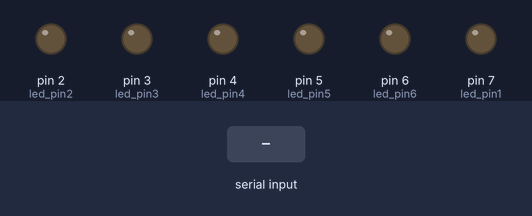
Bench run of a sketch on a simulated Arduino Uno, built with avr-gcc and run on an emulated ATmega328P. On the bench: output pins drawn as LEDs (lit = HIGH). The inputs (shaded band) are chosen by the test bench. What the sketch prints to the serial monitor is not drawn.

Above: at 1.3 s.
1.4 s: "1236\n" received over Serial
At 2.2 s:
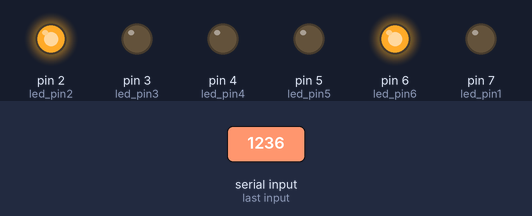
3.9 s: "17\n" received over Serial
At 4.7 s:
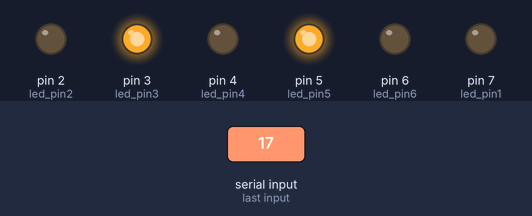
6.4 s: "3\n" received over Serial
At 7.0 s:
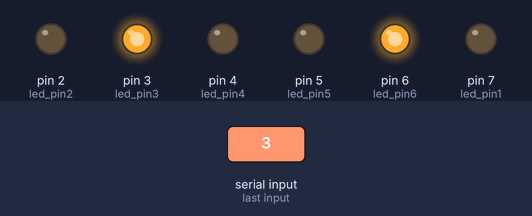
8.9 s: "5\n" received over Serial
At 9.7 s:
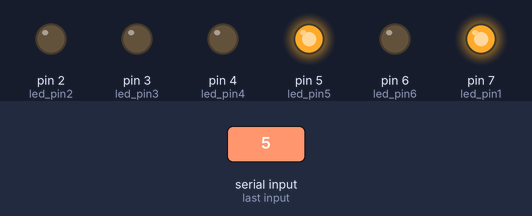
Timing chart, 0 to 11.9 s (numbered marks = the images above; inputs shaded):
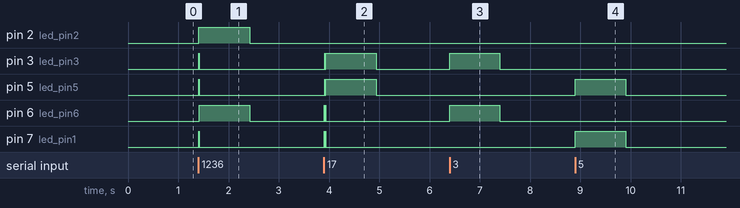

The sketch:

led_cube.ino
```cpp
#define led_pin1 7
#define led_pin2 2
#define led_pin3 3
#define led_pin4 4
#define led_pin5 5
#define led_pin6 6
int var;

void setup() {
  Serial.begin(9600);
  pinMode(led_pin1, OUTPUT);
  pinMode(led_pin2, OUTPUT);
  pinMode(led_pin3, OUTPUT);
  pinMode(led_pin4, OUTPUT);
  pinMode(led_pin5, OUTPUT);
  pinMode(led_pin6, OUTPUT);
  Serial.println("Какие лампочки включить? Напишите номер лампочки или лампочек(в порядке возрастания без пробелов)");
}

void loop() {
  switch (var) {
          case 1236:
            digitalWrite(led_pin1, HIGH);
            digitalWrite(led_pin2, HIGH);
            digitalWrite(led_pin3, HIGH);
            digitalWrite(led_pin4, LOW);
            digitalWrite(led_pin5, HIGH);
            digitalWrite(led_pin6, LOW);
            delay(10);
            digitalWrite(led_pin1, LOW);
            digitalWrite(led_pin2, HIGH);
            digitalWrite(led_pin3, LOW);
            digitalWrite(led_pin4, LOW);
            digitalWrite(led_pin5, LOW);
            digitalWrite(led_pin6, HIGH);
            delay(10);
            break;
        case 17:
          digitalWrite(led_pin1, HIGH);
          digitalWrite(led_pin2, LOW);
          digitalWrite(led_pin3, LOW);
          digitalWrite(led_pin4, LOW);
          digitalWrite(led_pin5, LOW);
          digitalWrite(led_pin6, HIGH);
          delay(10);
          digitalWrite(led_pin1, LOW);
          digitalWrite(led_pin2, LOW);
          digitalWrite(led_pin3, HIGH);
          digitalWrite(led_pin4, LOW);
          digitalWrite(led_pin5, HIGH);
          digitalWrite(led_pin6, LOW);
          delay(10);
          break;
  }
  if (Serial.available() > 0) {
      var = Serial.parseInt();
      switch (var) {
        case 1:
          digitalWrite(led_pin1, HIGH);
          digitalWrite(led_pin2, LOW);
          digitalWrite(led_pin3, LOW);
          digitalWrite(led_pin4, LOW);
          digitalWrite(led_pin5, LOW);
          digitalWrite(led_pin6, HIGH);
          break;
        case 2:
          digitalWrite(led_pin1, LOW);
          digitalWrite(led_pin2, HIGH);
          digitalWrite(led_pin3, LOW);
          digitalWrite(led_pin4, LOW);
          digitalWrite(led_pin5, LOW);
          digitalWrite(led_pin6, HIGH);
          break;
        case 3:
          digitalWrite(led_pin1, LOW);
          digitalWrite(led_pin2, LOW);
          digitalWrite(led_pin3, HIGH);
          digitalWrite(led_pin4, LOW);
          digitalWrite(led_pin5, LOW);
          digitalWrite(led_pin6, HIGH);
          break;
        case 4:
          digitalWrite(led_pin1, LOW);
          digitalWrite(led_pin2, LOW);
          digitalWrite(led_pin3, LOW);
          digitalWrite(led_pin4, HIGH);
          digitalWrite(led_pin5, LOW);
          digitalWrite(led_pin6, HIGH);
          break;
        case 5:
          digitalWrite(led_pin1, HIGH);
          digitalWrite(led_pin2, LOW);
          digitalWrite(led_pin3, LOW);
          digitalWrite(led_pin4, LOW);
          digitalWrite(led_pin5, HIGH);
          digitalWrite(led_pin6, LOW);
          break;
        case 6:
          digitalWrite(led_pin1, LOW);
          digitalWrite(led_pin2, HIGH);
          digitalWrite(led_pin3, LOW);
          digitalWrite(led_pin4, LOW);
          digitalWrite(led_pin5, HIGH);
          digitalWrite(led_pin6, LOW);
          break;
        case 7:
          digitalWrite(led_pin1, LOW);
          digitalWrite(led_pin2, LOW);
          digitalWrite(led_pin3, HIGH);
          digitalWrite(led_pin4, LOW);
          digitalWrite(led_pin5, HIGH);
          digitalWrite(led_pin6, LOW);
          break;
        case 8:
          digitalWrite(led_pin1, LOW);
          digitalWrite(led_pin2, LOW);
          digitalWrite(led_pin3, LOW);
          digitalWrite(led_pin4, HIGH);
          digitalWrite(led_pin5, HIGH);
          digitalWrite(led_pin6, LOW);
          break;
        case 12:
          digitalWrite(led_pin1, HIGH);
          digitalWrite(led_pin2, HIGH);
          digitalWrite(led_pin3, LOW);
          digitalWrite(led_pin4, LOW);
          digitalWrite(led_pin5, LOW);
          digitalWrite(led_pin6, HIGH);
          break;
        case 23:
          digitalWrite(led_pin1, LOW);
          digitalWrite(led_pin2, HIGH);
          digitalWrite(led_pin3, HIGH);
          digitalWrite(led_pin4, LOW);
          digitalWrite(led_pin5, LOW);
          digitalWrite(led_pin6, HIGH);
          break;
        case 17:
          digitalWrite(led_pin1, HIGH);
          digitalWrite(led_pin2, LOW);
          digitalWrite(led_pin3, LOW);
          digitalWrite(led_pin4, LOW);
          digitalWrite(led_pin5, LOW);
          digitalWrite(led_pin6, HIGH);
          delay(10);
          digitalWrite(led_pin1, LOW);
          digitalWrite(led_pin2, LOW);
          digitalWrite(led_pin3, HIGH);
          digitalWrite(led_pin4, LOW);
          digitalWrite(led_pin5, HIGH);
          digitalWrite(led_pin6, LOW);
          delay(10);
        case 14:
          digitalWrite(led_pin1, HIGH);
          digitalWrite(led_pin2, LOW);
          digitalWrite(led_pin3, LOW);
          digitalWrite(led_pin4, HIGH);
          digitalWrite(led_pin5, LOW);
          digitalWrite(led_pin6, HIGH);
          break;
        case 34:
          digitalWrite(led_pin1, LOW);
          digitalWrite(led_pin2, LOW);
          digitalWrite(led_pin3, HIGH);
          digitalWrite(led_pin4, HIGH);
          digitalWrite(led_pin5, LOW);
          digitalWrite(led_pin6, HIGH);
          break;
        case 56:
          digitalWrite(led_pin1, HIGH);
          digitalWrite(led_pin2, HIGH);
          digitalWrite(led_pin3, LOW);
          digitalWrite(led_pin4, LOW);
          digitalWrite(led_pin5, HIGH);
          digitalWrite(led_pin6, LOW);
          break;
        case 67:
          digitalWrite(led_pin1, LOW);
          digitalWrite(led_pin2, HIGH);
          digitalWrite(led_pin3, HIGH);
          digitalWrite(led_pin4, LOW);
          digitalWrite(led_pin5, HIGH);
          digitalWrite(led_pin6, LOW);
          break;
        case 78:
          digitalWrite(led_pin1, LOW);
          digitalWrite(led_pin2, LOW);
          digitalWrite(led_pin3, HIGH);
          digitalWrite(led_pin4, HIGH);
          digitalWrite(led_pin5, HIGH);
          digitalWrite(led_pin6, LOW);
          break;
        case 58:
          digitalWrite(led_pin1, HIGH);
          digitalWrite(led_pin2, LOW);
          digitalWrite(led_pin3, LOW);
          digitalWrite(led_pin4, HIGH);
          digitalWrite(led_pin5, HIGH);
          digitalWrite(led_pin6, LOW);
          break;
        case 15:
          digitalWrite(led_pin1, HIGH);
          digitalWrite(led_pin2, LOW);
          digitalWrite(led_pin3, LOW);
          digitalWrite(led_pin4, LOW);
          digitalWrite(led_pin5, LOW);
          digitalWrite(led_pin6, LOW);
          break;
        case 26:
          digitalWrite(led_pin1, LOW);
          digitalWrite(led_pin2, HIGH);
          digitalWrite(led_pin3, LOW);
          digitalWrite(led_pin4, LOW);
          digitalWrite(led_pin5, LOW);
          digitalWrite(led_pin6, LOW);
          break;
        case 37:
          digitalWrite(led_pin1, LOW);
          digitalWrite(led_pin2, LOW);
          digitalWrite(led_pin3, HIGH);
          digitalWrite(led_pin4, LOW);
          digitalWrite(led_pin5, LOW);
          digitalWrite(led_pin6, LOW);
          break;
        case 48:
          digitalWrite(led_pin1, LOW);
          digitalWrite(led_pin2, LOW);
          digitalWrite(led_pin3, LOW);
          digitalWrite(led_pin4, HIGH);
          digitalWrite(led_pin5, LOW);
          digitalWrite(led_pin6, LOW);
          break;
        case 123:
          digitalWrite(led_pin1, HIGH);
          digitalWrite(led_pin2, HIGH);
          digitalWrite(led_pin3, HIGH);
          digitalWrite(led_pin4, LOW);
          digitalWrite(led_pin5, LOW);
          digitalWrite(led_pin6, HIGH);
          break;
        case 567:
          digitalWrite(led_pin1, HIGH);
          digitalWrite(led_pin2, HIGH);
          digitalWrite(led_pin3, HIGH);
          digitalWrite(led_pin4, LOW);
          digitalWrite(led_pin5, HIGH);
          digitalWrite(led_pin6, LOW);
          break;
        case 1234:
          digitalWrite(led_pin1, HIGH);
          digitalWrite(led_pin2, HIGH);
          digitalWrite(led_pin3, HIGH);
          digitalWrite(led_pin4, HIGH);
          digitalWrite(led_pin5, LOW);
          digitalWrite(led_pin6, HIGH);
          break;
        case 5678:
          digitalWrite(led_pin1, HIGH);
          digitalWrite(led_pin2, HIGH);
          digitalWrite(led_pin3, HIGH);
          digitalWrite(led_pin4, HIGH);
          digitalWrite(led_pin5, HIGH);
          digitalWrite(led_pin6, LOW);
          break;
        case 1256:
          digitalWrite(led_pin1, HIGH);
          digitalWrite(led_pin2, HIGH);
          digitalWrite(led_pin3, LOW);
          digitalWrite(led_pin4, LOW);
          digitalWrite(led_pin5, LOW);
          digitalWrite(led_pin6, LOW);
          break;
        case 3478:
          digitalWrite(led_pin1, LOW);
          digitalWrite(led_pin2, LOW);
          digitalWrite(led_pin3, HIGH);
          digitalWrite(led_pin4, HIGH);
          digitalWrite(led_pin5, LOW);
          digitalWrite(led_pin6, LOW);
          break;
        case 12345678:
          digitalWrite(led_pin1, HIGH);
          digitalWrite(led_pin2, HIGH);
          digitalWrite(led_pin3, HIGH);
          digitalWrite(led_pin4, HIGH);
          digitalWrite(led_pin5, LOW);
          digitalWrite(led_pin6, LOW);
          break;
        case 1236:
          break;
        default:
          digitalWrite(led_pin1, LOW);
          digitalWrite(led_pin2, LOW);
          digitalWrite(led_pin3, LOW);
          digitalWrite(led_pin4, LOW);
          digitalWrite(led_pin5, LOW);
          digitalWrite(led_pin6, LOW);
          Serial.println("Невозможная комбинация");
    }
  }
}
```

Measured:
- after the input at 1.4 s, pin 2 (led_pin2), pin 6 (led_pin6): LOW → HIGH at once, → LOW 1.0 s later; pin 3 (led_pin3), pin 5 (led_pin5), pin 7 (led_pin1): LOW → HIGH at once, → LOW 0.01 s later
- after the input at 3.9 s, pin 3 (led_pin3), pin 5 (led_pin5): LOW → HIGH at once, → LOW 0.01 s later, → HIGH 0.01 s later, → LOW 1.0 s later; pin 6 (led_pin6), pin 7 (led_pin1): alternates HIGH for 0.01 s and LOW for 0.01 s, 4 changes in all, then stays LOW, starting at once
- after the input at 6.4 s, pin 3 (led_pin3), pin 6 (led_pin6): LOW → HIGH at once, → LOW 1.0 s later
- after the input at 8.9 s, pin 5 (led_pin5), pin 7 (led_pin1): LOW → HIGH at once, → LOW 1.0 s later
